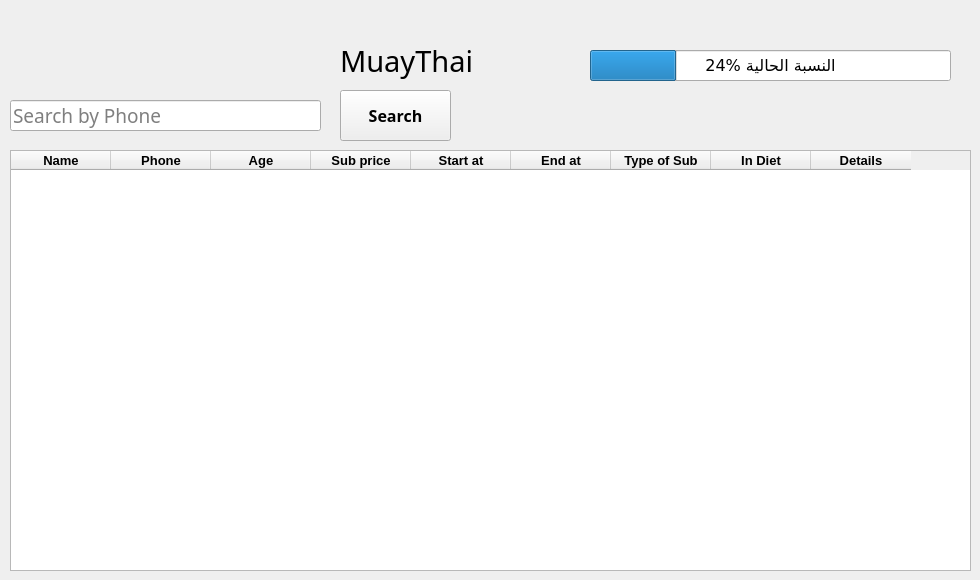
    <widget class="QWidget" name="tab_12">
     <attribute name="title">
      <string>MuayThai</string>
     </attribute>
     <widget class="QLabel" name="label_32">
      <property name="geometry">
       <rect>
        <x>340</x>
        <y>30</y>
        <width>171</width>
        <height>61</height>
       </rect>
      </property>
      <property name="font">
       <font>
        <family>Javanese Text</family>
        <pointsize>22</pointsize>
       </font>
      </property>
      <property name="text">
       <string>MuayThai</string>
      </property>
     </widget>
     <widget class="QPushButton" name="pushButton_40">
      <property name="geometry">
       <rect>
        <x>340</x>
        <y>90</y>
        <width>111</width>
        <height>51</height>
       </rect>
      </property>
      <property name="font">
       <font>
        <family>Javanese Text</family>
        <pointsize>12</pointsize>
        <weight>75</weight>
        <bold>true</bold>
       </font>
      </property>
      <property name="cursor">
       <cursorShape>PointingHandCursor</cursorShape>
      </property>
      <property name="text">
       <string>Search</string>
      </property>
     </widget>
     <widget class="QLineEdit" name="lineEdit_21">
      <property name="geometry">
       <rect>
        <x>10</x>
        <y>100</y>
        <width>311</width>
        <height>31</height>
       </rect>
      </property>
      <property name="font">
       <font>
        <family>Javanese Text</family>
        <pointsize>14</pointsize>
       </font>
      </property>
      <property name="placeholderText">
       <string>Search by Phone</string>
      </property>
     </widget>
     <widget class="QTableWidget" name="tableWidget_11">
      <property name="geometry">
       <rect>
        <x>10</x>
        <y>150</y>
        <width>961</width>
        <height>421</height>
       </rect>
      </property>
      <property name="font">
       <font>
        <pointsize>10</pointsize>
        <weight>75</weight>
        <bold>true</bold>
       </font>
      </property>
      <column>
       <property name="text">
        <string>Name</string>
       </property>
       <property name="font">
        <font>
         <pointsize>10</pointsize>
         <weight>75</weight>
         <bold>true</bold>
        </font>
       </property>
       <property name="textAlignment">
        <set>AlignCenter</set>
       </property>
      </column>
      <column>
       <property name="text">
        <string>Phone</string>
       </property>
       <property name="font">
        <font>
         <pointsize>10</pointsize>
         <weight>75</weight>
         <bold>true</bold>
        </font>
       </property>
       <property name="textAlignment">
        <set>AlignCenter</set>
       </property>
      </column>
      <column>
       <property name="text">
        <string>Age</string>
       </property>
       <property name="font">
        <font>
         <pointsize>10</pointsize>
         <weight>75</weight>
         <bold>true</bold>
        </font>
       </property>
       <property name="textAlignment">
        <set>AlignCenter</set>
       </property>
      </column>
      <column>
       <property name="text">
        <string>Sub price</string>
       </property>
       <property name="font">
        <font>
         <pointsize>10</pointsize>
         <weight>75</weight>
         <bold>true</bold>
        </font>
       </property>
       <property name="textAlignment">
        <set>AlignCenter</set>
       </property>
      </column>
      <column>
       <property name="text">
        <string>Start at</string>
       </property>
       <property name="font">
        <font>
         <pointsize>10</pointsize>
         <weight>75</weight>
         <bold>true</bold>
        </font>
       </property>
       <property name="textAlignment">
        <set>AlignCenter</set>
       </property>
      </column>
      <column>
       <property name="text">
        <string>End at</string>
       </property>
       <property name="font">
        <font>
         <family>MS Shell Dlg 2</family>
         <pointsize>10</pointsize>
         <weight>75</weight>
         <bold>true</bold>
        </font>
       </property>
       <property name="textAlignment">
        <set>AlignCenter</set>
       </property>
      </column>
      <column>
       <property name="text">
        <string>Type of Sub</string>
       </property>
       <property name="font">
        <font>
         <pointsize>10</pointsize>
         <weight>75</weight>
         <bold>true</bold>
        </font>
       </property>
       <property name="textAlignment">
        <set>AlignCenter</set>
       </property>
      </column>
      <column>
       <property name="text">
        <string>In Diet</string>
       </property>
       <property name="font">
        <font>
         <pointsize>10</pointsize>
         <weight>75</weight>
         <bold>true</bold>
        </font>
       </property>
       <property name="textAlignment">
        <set>AlignCenter</set>
       </property>
      </column>
      <column>
       <property name="text">
        <string>Details</string>
       </property>
       <property name="font">
        <font>
         <pointsize>10</pointsize>
         <weight>75</weight>
         <bold>true</bold>
        </font>
       </property>
       <property name="textAlignment">
        <set>AlignCenter</set>
       </property>
      </column>
     </widget>
     <widget class="QProgressBar" name="progressBar_10">
      <property name="geometry">
       <rect>
        <x>590</x>
        <y>50</y>
        <width>361</width>
        <height>31</height>
       </rect>
      </property>
      <property name="font">
       <font>
        <family>MS Reference Sans Serif</family>
        <pointsize>12</pointsize>
        <weight>50</weight>
        <italic>false</italic>
        <bold>false</bold>
       </font>
      </property>
      <property name="value">
       <number>24</number>
      </property>
      <property name="format">
       <string>%p% النسبة الحالية</string>
      </property>
     </widget>
    </widget>
